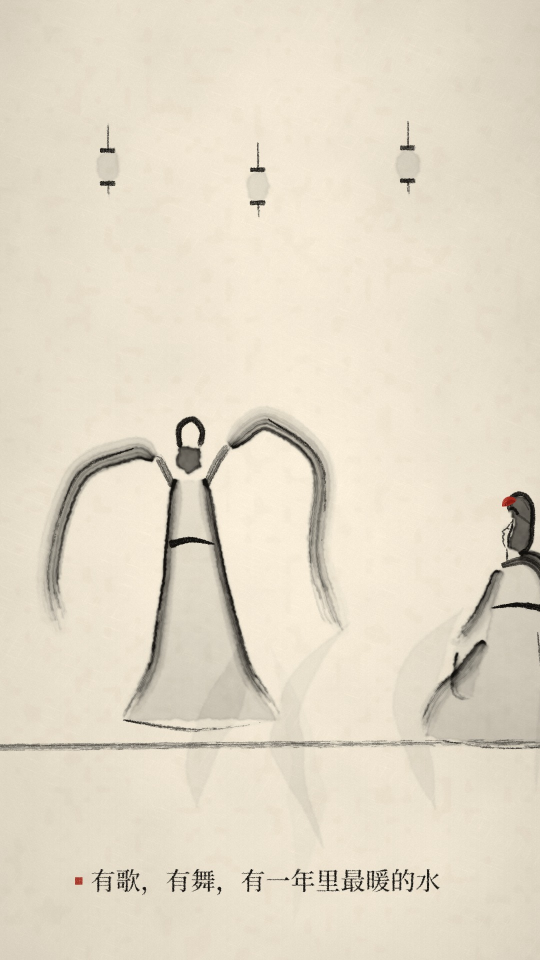
#> input picture films/huaqing/storyboard/t_20.5.jpg, 1080 x 1920 px, given as the content of the folder ../storyboard/t_20.5.jpg, which was not available (shown at 1/2 size)
$ python contact.py ../storyboard/t_20.5.jpg out.png 5
#> lines starting #> are read from the running program, lines starting #| are printed output that depends on the picture
import sys, glob
from PIL import Image
fs = sorted(glob.glob(sys.argv[1] + '/t_*.jpg'), key=lambda f: float(f.split('t_')[-1][:-4]))
W, H, c = 270, 480, int(sys.argv[3]) if len(sys.argv) > 3 else 7
im = Image.new('RGB', (W * c, H * ((len(fs) + c - 1) // c)), 'white')
#> im: PIL image 1350x480 RGB; every value is 255
for i, f in enumerate(fs): im.paste(Image.open(f).resize((W, H)), ((i % c) * W, (i // c) * H))
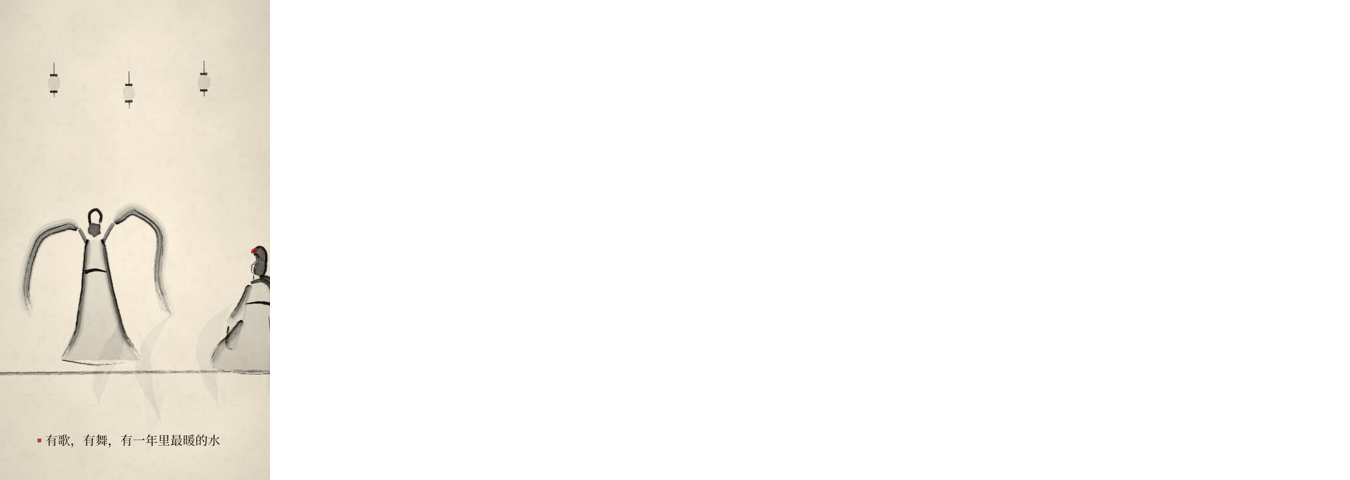
#> im: PIL image 1350x480 RGB; mean R, G, B 249.4, 247.6, 244
im.save(sys.argv[2])

$ run again, on films/huaqing/storyboard/t_32.5.jpg
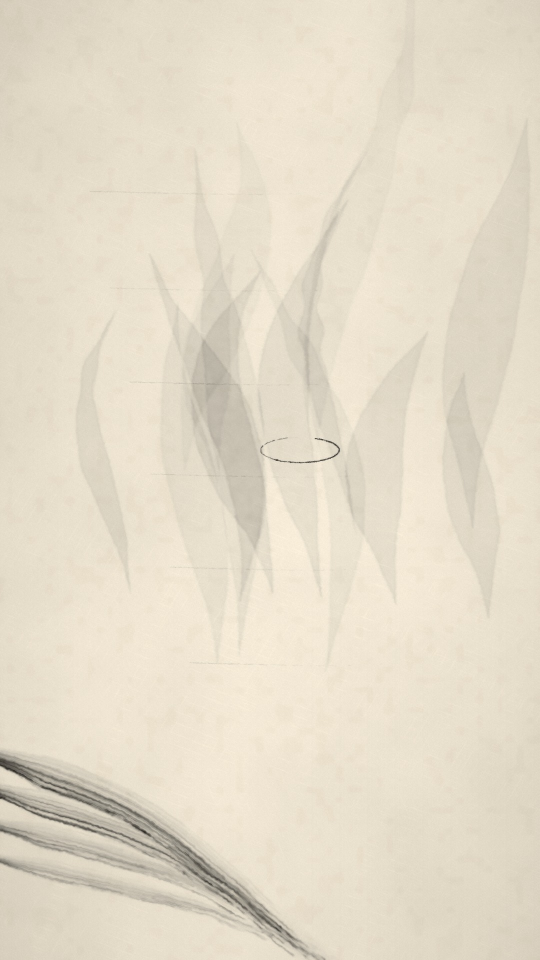
#> input picture films/huaqing/storyboard/t_32.5.jpg, 1080 x 1920 px, given as the content of the folder ../storyboard/t_32.5.jpg, which was not available (shown at 1/2 size)
#> `for i, f in enumerate(fs): im.paste(Image.open(f).resize((W, H)), ((i ..`:
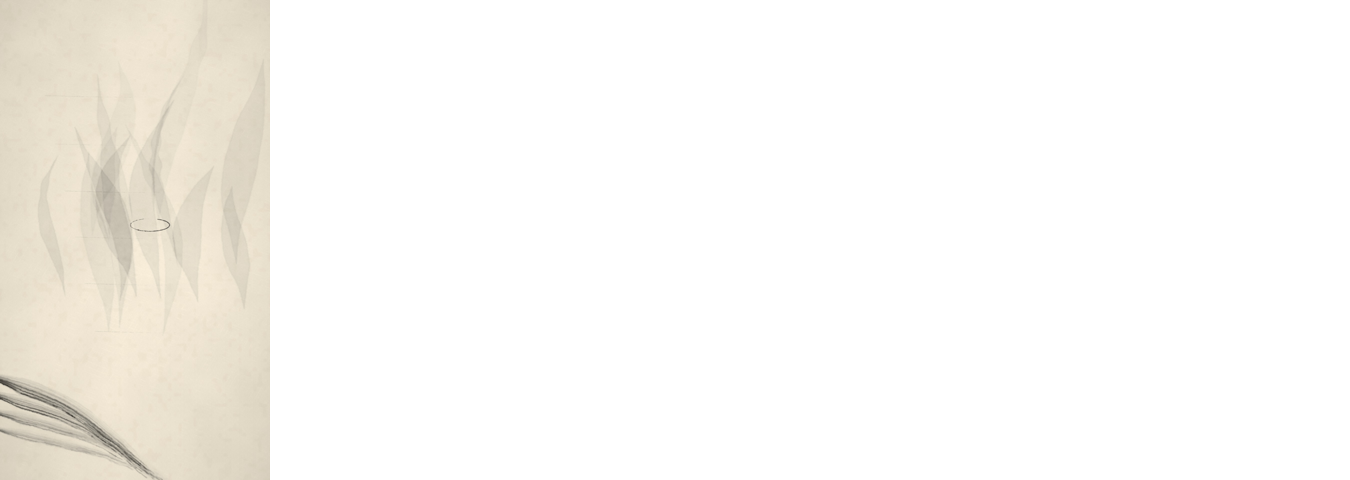
#> im: PIL image 1350x480 RGB; mean R, G, B 249.7, 247.9, 244.3

$ run again, on films/huaqing/storyboard/t_39.6.jpg
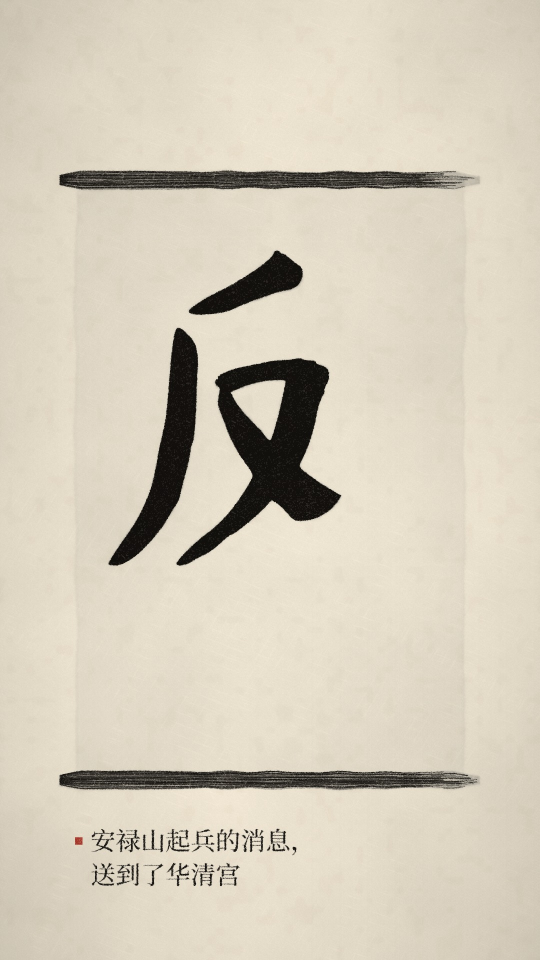
#> input picture films/huaqing/storyboard/t_39.6.jpg, 1080 x 1920 px, given as the content of the folder ../storyboard/t_39.6.jpg, which was not available (shown at 1/2 size)
#> `for i, f in enumerate(fs): im.paste(Image.open(f).resize((W, H)), ((i ..`:
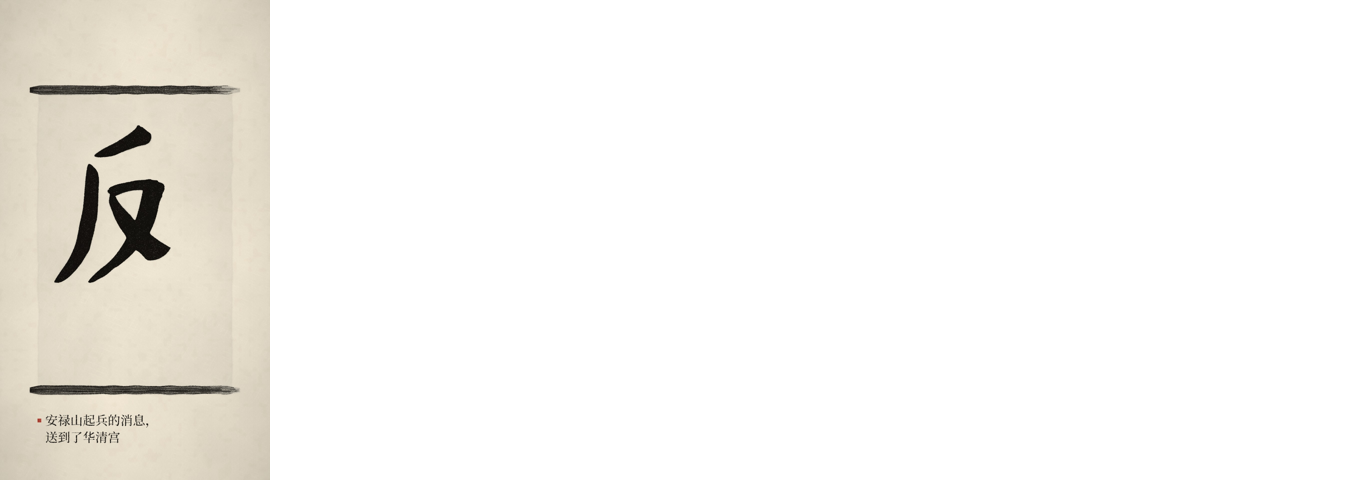
#> im: PIL image 1350x480 RGB; mean R, G, B 246.4, 244.8, 241.3
